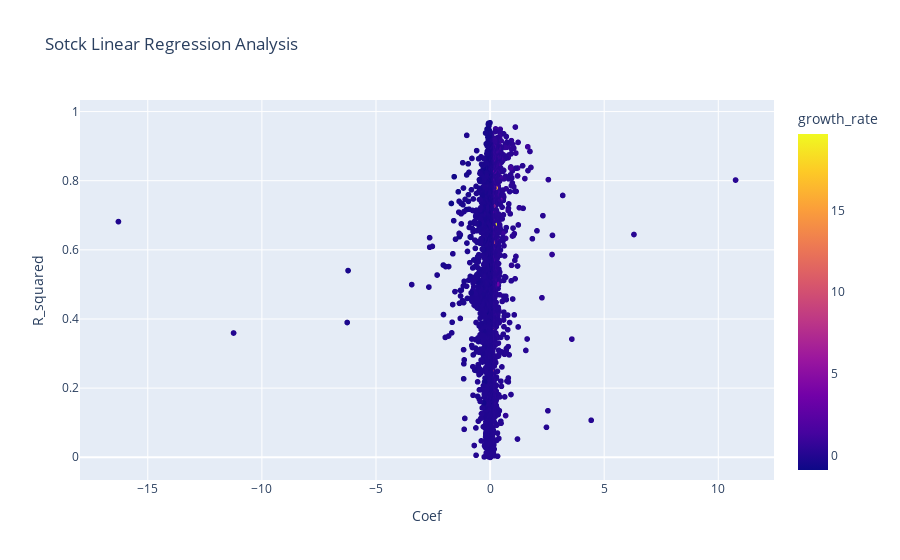

The cell this chart's notebook holds for it:
### Code cell
px.scatter(df_lr,
           x='Coef',y='R_squared',color='growth_rate',
           title='Sotck Linear Regression Analysis'
                     )

### Figure 1 — Plotly figure (JSON) as saved in the notebook; plotly's stock layout.template omitted (floating-point values rounded to 4 significant figures; data arrays with more than 128 entries replaced by an {"elided": "..."} marker saying what was removed)
{"data": [{"hovertemplate": "Coef=%{x}<br>R_squared=%{y}<br>growth_rate=%{marker.color}<extra></extra>", "legendgroup": "", "marker": {"color": {"elided": "5657 float values"}, "coloraxis": "coloraxis", "symbol": "circle"}, "mode": "markers", "name": "", "showlegend": false, "type": "scattergl", "x": {"elided": "5657 float values"}, "xaxis": "x", "y": {"elided": "5657 float values"}, "yaxis": "y"}], "layout": {"coloraxis": {"colorbar": {"title": {"text": "growth_rate"}}, "colorscale": [[0, "#0d0887"], [0.1111, "#46039f"], [0.2222, "#7201a8"], [0.3333, "#9c179e"], [0.4444, "#bd3786"], [0.5556, "#d8576b"], [0.6667, "#ed7953"], [0.7778, "#fb9f3a"], [0.8889, "#fdca26"], [1, "#f0f921"]]}, "legend": {"tracegroupgap": 0}, "title": {"text": "Sotck Linear Regression Analysis"}, "xaxis": {"anchor": "y", "domain": [0, 1], "title": {"text": "Coef"}}, "yaxis": {"anchor": "x", "domain": [0, 1], "title": {"text": "R_squared"}}}}
